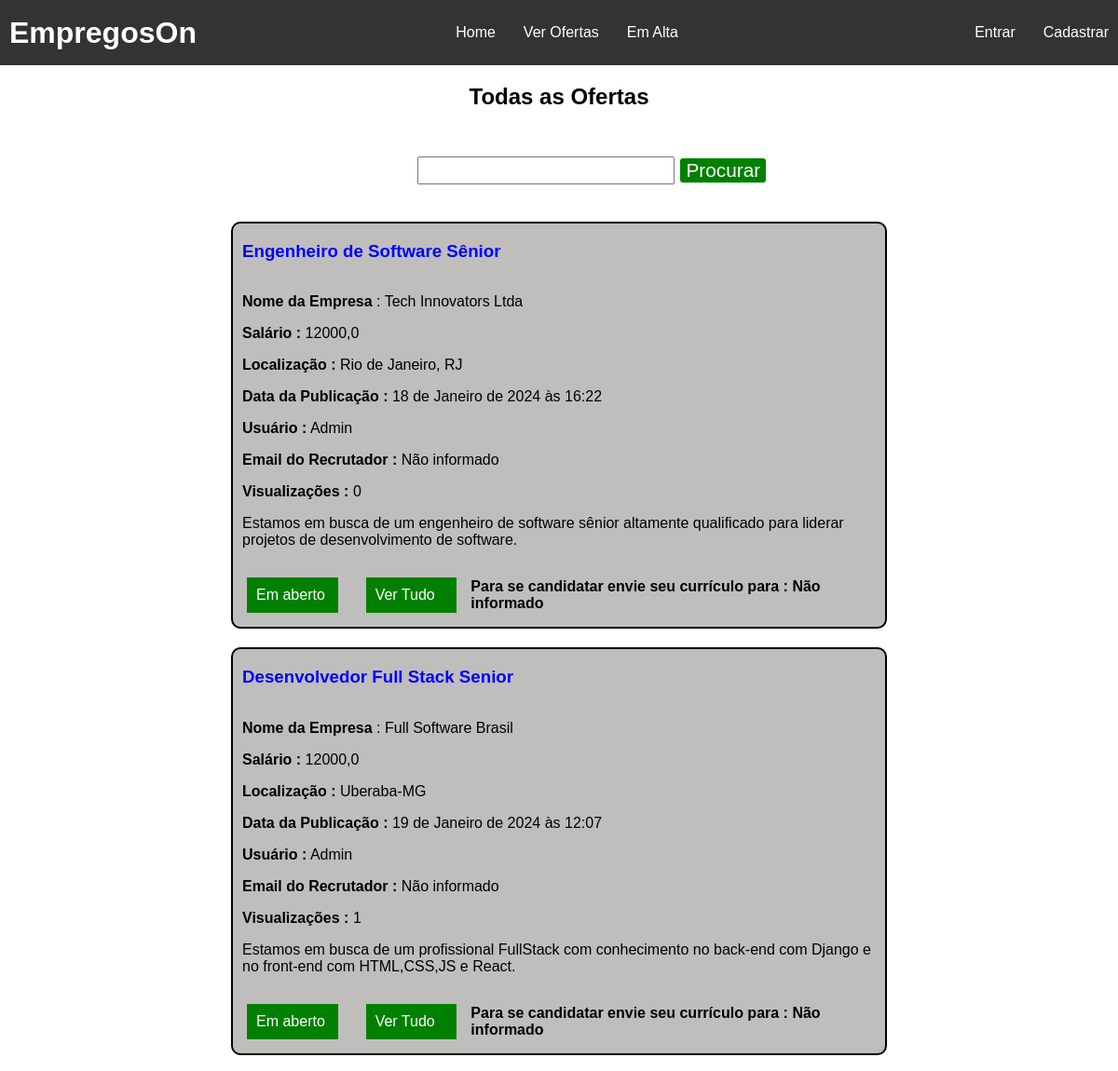
The app's page /job_list/ (upper part), older data.
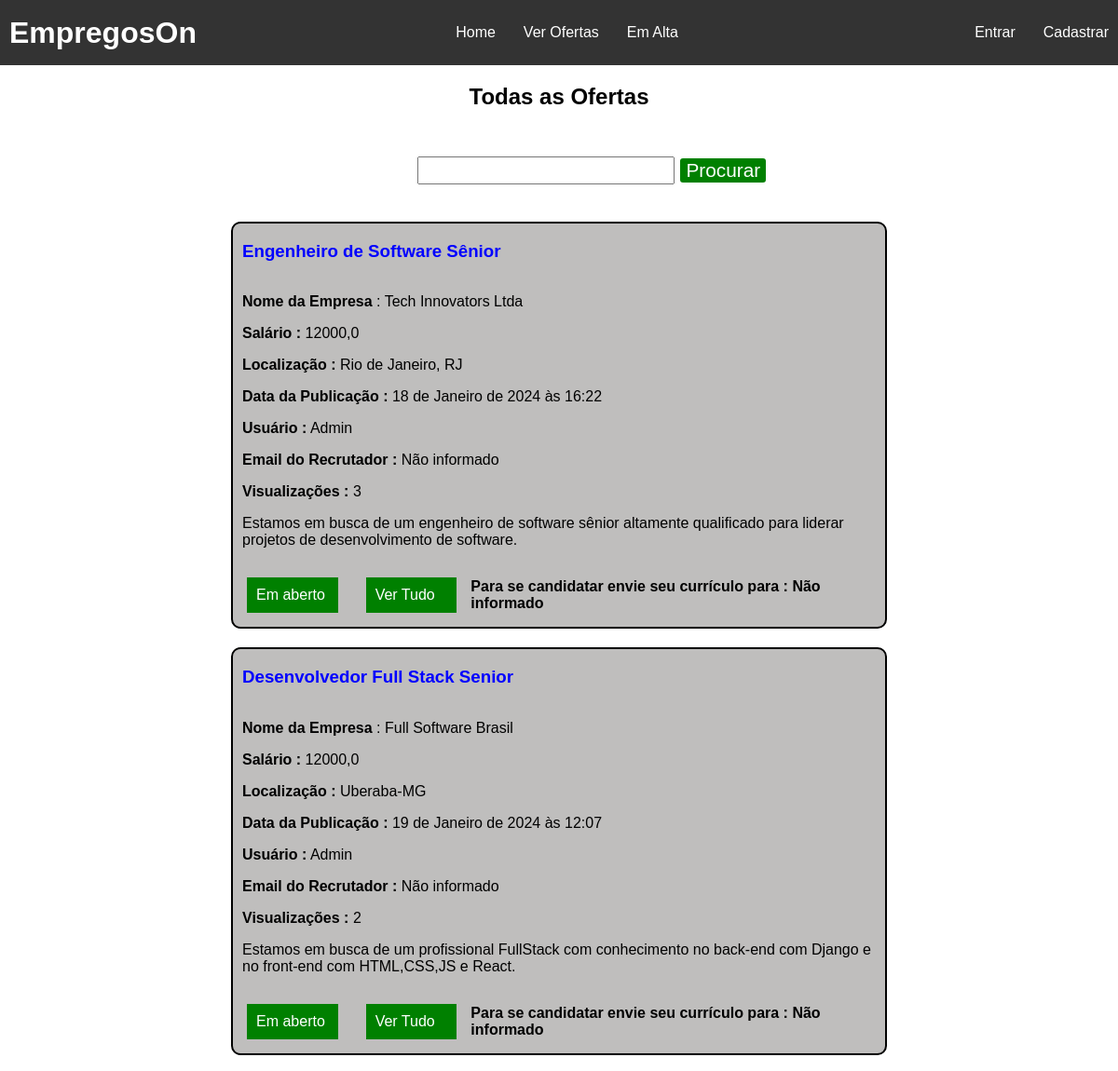
The same page, newer data.
### jobs/models.py (models this page shows, shortened)
class JobOffer(models.Model):
    title = models.CharField(max_length=100)
    description = models.TextField()
    organization_name = models.CharField(max_length=100)
    location = models.CharField(max_length=100)
    publication_date = models.DateTimeField(auto_now_add=True)  # Adicionará automaticamente a data e hora ao campo
    offer_requirements = models.CharField(max_length=300)
    employment_type = models.CharField(max_length=100)
    salary = models.FloatField(default="Não informado")  # define que por padrão o campo é não informado
    organization_description = models.TextField()
    autor = models.ForeignKey(User, on_delete=models.PROTECT, related_name='car_user', editable=False, default=1)
    recruiter_email = models.EmailField(editable=False)
    number_of_views = models.IntegerField(default=0, editable=False)

### jobs/views.py (the view)
# urls.py: path('job_list/', JobOffersList.as_view(), name='job_list'),
class JobOffersList(ListView):
    template_name = 'job_list.html'
    model = JobOffer
    def get_queryset(self):
        queryset = super().get_queryset()
        search = self.request.GET.get('search', '')
        queryset = queryset.filter(title__icontains=search)
        return queryset

### jobs/templates/job_list.html
{% extends 'base.html' %}
{% block styles %}
    {{ block.super }}
    {% load static %}
    <link rel="stylesheet" type="text/css" href="{% static 'css/job_list.css' %}">
{% endblock %}
{% block content %}
    <main>
        <h2 class="title-offer-page">Todas as Ofertas</h2>
        <section class="section-content">
            <form class="offer-form-search" method="GET">
                <input id="query-offer" name="search">
                <button class="btn-search-job">Procurar</button>
            </form>
    {% if object_list %}
        {% for offer in object_list %}
            <div class="offer-grid">
                <h3 class="offer-title">{{ offer.title }}</h3>
                <p class="p-offer"><strong>Nome da Empresa</strong> : {{ offer.organization_name }}</p>
                <p class="p-offer"><strong>Salário :</strong> {{ offer.salary }}</p>
                <p class="p-offer"><strong>Localização :</strong> {{ offer.location }}</p>
                <p class="p-offer"><strong>Data da Publicação :</strong> {{ offer.publication_date }}</p>
                <p class="p-offer"><strong>Usuário :</strong> {{ offer.autor|capfirst }}</p>
                <p class="p-offer"><strong>Email do Recrutador :</strong> {{ offer.recruiter_email }}</p>
                <p class="p-offer"><strong>Visualizações :</strong> {{ offer.number_of_views }}</p>
                <p class="p-description"> {{ offer.description }}</p>
                <div class="btn-joblist-container">
                    <p class="btn-status">Em aberto</p>
                    <a class="btn-detail" href="{% url 'detail_offer' offer.id %}">Ver Tudo</a>
                    <p class="email-text">Para se candidatar envie seu currículo para : {{ offer.recruiter_email }}</p>
                </div>
            </div>
        {% endfor %}
    {% else %}
            <p class="job-list-advice-null">Nenhum resultado encontrado.</p>
    {% endif %}
        </section>
    </main>
{% endblock %}

### app/templates/base.html (shortened to what this page needs)
<!DOCTYPE html>
{% load static %}
<html lang="pt-br">
<head>
    {% block styles %}
        <link rel="stylesheet" type="text/css" href="{% static '/css/index.css' %}">
    {% endblock %}
</head>
<body>
    <header>
        <h1 class="title">EmpregosOn</h1>
        <nav class="nav-container">
            <a class="nav-link" href="/">Home</a>
                <a class="nav-link" href="{% url 'job_list' %}">Ver Ofertas</a>
            <a class="nav-link" href="{% url 'popular_offers' %}">Em Alta</a>
        </nav>
        <ul class="list-header">
            {% if user.is_authenticated %}
                <li><a class="list-header-link" href="/login">Minha Conta</a></li>
                <li><a class="list-header-link" href="/logout">Sair</a></li>
            {% else %}
                <li><a class="list-header-link" href="/login">Entrar</a></li>
                <li><a class="list-header-link" href="/register">Cadastrar</a></li>
            {% endif %}
        </ul>
    </header>
    <main>
        {% block content %}
        {% endblock %}
    </main>
</body>
</html>

### static/css/index.css (style rules this page uses)
body { margin: 0; font-family: Arial, sans-serif; display: flex; flex-direction: column; min-height: 100vh; }
header { background-color: #333; padding: 10px; display: flex; justify-content: space-between; align-items: center; height: 50px; gap: 30px; }
.nav-container { display: flex; justify-content: start; gap: 30px; }
.title { color: white; }
.nav-link, .list-header-link { text-decoration: none; color: white; }
.list-header { list-style: none; display: flex; gap: 30px; }

### static/css/job_list.css (style rules this page uses)
body { background-color: white; }
.offer-grid { display: grid; grid-template-columns: 1fr; border: 2px solid black; border-radius: 10px; background-color: rgb(191, 190, 189); width: 700px; }
.offer-title { color: blue; margin-left: 10px; }
.title-offer-page { text-align: center; }
.p-offer { margin-left: 10px; margin-bottom: 0px; }
.p-description { margin-left: 10px; }
.section-content { display: grid; margin: 50px; gap: 20px; background-color: white; justify-content: center; }
.btn-status, .btn-detail { display: inline-block; color: white; text-decoration: none; background-color: green; width: 80px; padding: 10px; margin: 15px; }
.offer-form-search { margin-left: 200px; margin-bottom: 20px; }
#query-offer { font-size: 1.3rem; }
.btn-search-job { font-size: 1.3rem; color: white; background-color: green; border: 2px solid white; border-radius: 5px; }
.btn-joblist-container { display: flex; flex-direction: row; }
.email-text { font-weight: 600; }

Row changes from the older to the newer data that the page shows:
changed JobOffer "Engenheiro de Software Sênior": number_of_views "0" → "3"
changed JobOffer "Desenvolvedor Full Stack Senior": number_of_views "1" → "2"
